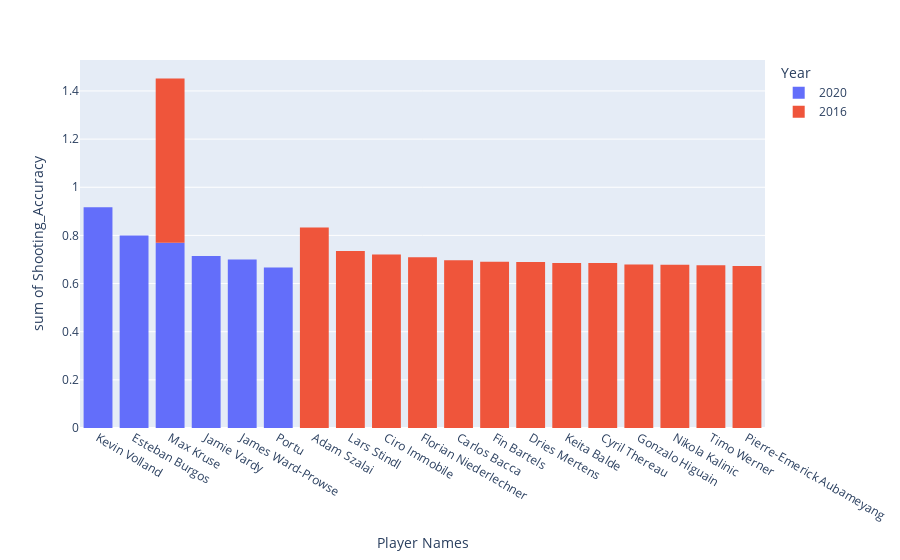

Notebook source saved alongside this figure:
### Code cell
#This graph  shows the top twenty players in terms of shooting accuracy
fig = px.histogram(player_sub, x="Player Names", y="Shooting_Accuracy", color='Year')
fig.show()

### Figure 1 — Plotly figure (JSON) as saved in the notebook; plotly's stock layout.template omitted (floating-point values rounded to 4 significant figures)
{"data": [{"alignmentgroup": "True", "bingroup": "x", "histfunc": "sum", "hovertemplate": "Year=2020<br>Player Names=%{x}<br>sum of Shooting_Accuracy=%{y}<extra></extra>", "legendgroup": "2020", "marker": {"color": "#636efa", "pattern": {"shape": ""}}, "name": "2020", "offsetgroup": "2020", "orientation": "v", "showlegend": true, "type": "histogram", "x": ["Kevin Volland", "Esteban Burgos", "Max Kruse", "Jamie Vardy", "James Ward-Prowse", "Portu "], "xaxis": "x", "y": [0.9167, 0.8, 0.7692, 0.7143, 0.7, 0.6667], "yaxis": "y"}, {"alignmentgroup": "True", "bingroup": "x", "histfunc": "sum", "hovertemplate": "Year=2016<br>Player Names=%{x}<br>sum of Shooting_Accuracy=%{y}<extra></extra>", "legendgroup": "2016", "marker": {"color": "#EF553B", "pattern": {"shape": ""}}, "name": "2016", "offsetgroup": "2016", "orientation": "v", "showlegend": true, "type": "histogram", "x": ["Adam Szalai", "Lars Stindl", "Ciro Immobile", "Florian Niederlechner", "Carlos Bacca", "Fin Bartels", "Dries Mertens", "Keita Balde", "Cyril Thereau", "Max Kruse", "Gonzalo Higuain", "Nikola Kalinic", "Timo Werner", "Pierre-Emerick Aubameyang"], "xaxis": "x", "y": [0.8333, 0.7353, 0.7206, 0.7089, 0.6964, 0.6905, 0.6892, 0.6857, 0.6857, 0.6829, 0.6791, 0.6778, 0.6757, 0.6724], "yaxis": "y"}], "layout": {"barmode": "relative", "legend": {"title": {"text": "Year"}, "tracegroupgap": 0}, "margin": {"t": 60}, "xaxis": {"anchor": "y", "domain": [0, 1], "title": {"text": "Player Names"}}, "yaxis": {"anchor": "x", "domain": [0, 1], "title": {"text": "sum of Shooting_Accuracy"}}}}
